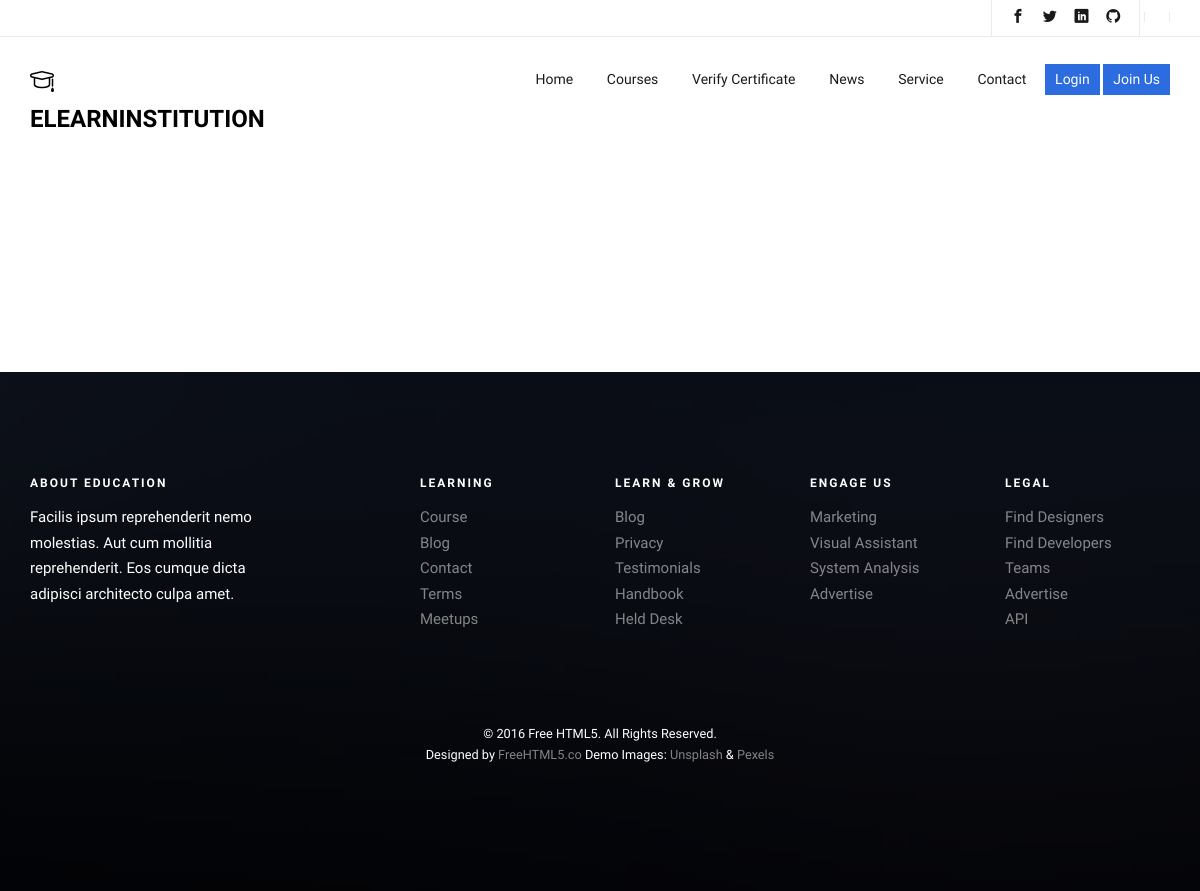
/faculties, run on an earlier commit of the app's database.
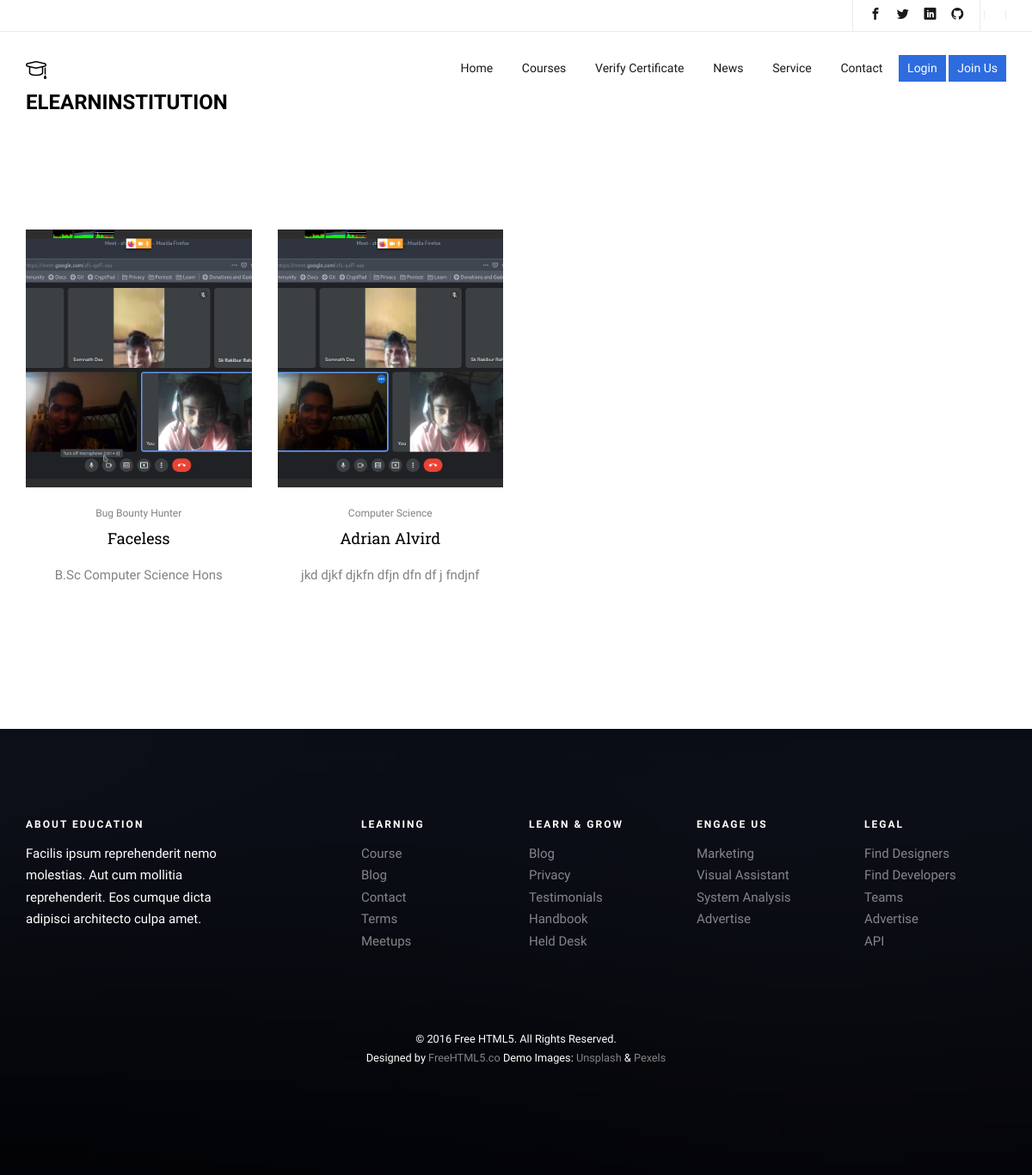
And on a later commit of the database.
### home/models.py (models this page shows)
class Faculties(models.Model):
    name = models.CharField(max_length=50)
    img = models.ImageField(upload_to='pic_fclty')
    desc = models.TextField()
    about = models.TextField()
    fb = models.CharField(max_length=50)
    ig = models.CharField(max_length=50)
    git = models.CharField(max_length=50)
    lnkd = models.CharField(max_length=50)
    twt = models.CharField(max_length=50)

### home/views.py (the view)
# urls.py: path('faculties', views.faculties, name='faculties'),
def faculties(request):
    facultys = Faculties.objects.all()
    return render(request,'teacher.html', {'facultys': facultys})

### templates/teacher.html (shortened to what this page needs)
{% extends 'base.html' %}
{% load static %}
{% static "images" as baseUrl %}
{% block body %}
	<div id="fh5co-staff">
		<div class="container">
			<div class="row">
			{% for faculty in facultys %}
				<div class="col-md-3 text-center">
					<div class="staff">
						<div <a href="#" class="staff-img" style="background-image: url({{faculty.img.url}});">
						</div>
						<span>{{faculty.desc}}</span>
						<h3><a href="#">{{faculty.name}}</a></h3>
						<p>{{faculty.about}}</p>
					</div>
				</div>
				{% endfor %}
			</div>
		</div>
	</div>
{% endblock %}

### templates/base.html (shortened to what this page needs)
{% load static %}
<!DOCTYPE HTML>
<html>
	<head>
<link rel="stylesheet" href="https://cdnjs.cloudflare.com/ajax/libs/font-awesome/4.7.0/css/font-awesome.min.css">
	<link rel="stylesheet" href="{% static 'css/animate.css' %}">
	<link rel="stylesheet" href="{% static 'css/icomoon.css' %}">
	<link rel="stylesheet" href="{% static 'css/bootstrap.css' %}">
	<link rel="stylesheet" href="{% static 'css/magnific-popup.css' %}">
	<link rel="stylesheet" href="{% static 'css/owl.carousel.min.css' %}">
	<link rel="stylesheet" href="{% static 'css/owl.theme.default.min.css' %}">
	<link rel="stylesheet" href="{% static 'css/flexslider.css' %}">
	<link rel="stylesheet" href="{% static 'css/pricing.css' %}">
	<link rel="stylesheet" href="{% static 'css/style.css' %}">
	</head>
	<body>
	<div id="page">
	<nav class="fh5co-nav" role="navigation">
		<div class="top">
			<div class="container">
				<div class="row">
					<div class="col-xs-12 text-right">
						<ul class="fh5co-social">
							<li><a href="#"><i class="icon-facebook2"></i></a></li>
							<li><a href="#"><i class="icon-twitter2"></i></a></li>
							<li><a href="#"><i class="icon-linkedin2"></i></a></li>
							<li><a href="#"><i class="icon-github"></i></a></li>
						</ul>
						<ul class="fh5co-social">
						</ul>
					</div>
				</div>
			</div>
		</div>
		<div class="top-menu">
			<div class="container">
				<div class="row">
					<div class="col-xs-2">
						<div id="fh5co-logo"><a href="/"><i class="icon-study"></i>elearn<span>institution</span></a></div>
					</div>
					<div class="col-xs-10 text-right menu-1">
						<ul>
							<li class="active"><a href="index.html">Home</a></li>
							<li><a href="/course">Courses</a></li>
							<li><a href="/faculties">Verify Certificate</a></li>
							<li><a href="#">News</a></li>
							<li><a href="#">Service</a></li>
							<li><a href="/contact">Contact</a></li>
{% if user.is_authenticated %}
							 <li class="has-dropdown">
							    <a href="#">Profile</a>
							        <ul class="dropdown">
							            <li><a href="#">DashBoard</a></li>
							            <li><a href="#">Settings</a></li>
							    	    <li><a href="/account/signout">Logout</a>	</li>
							    	</ul>
							 </li>
{% else %}
							<li class="btn-cta"><a href="/account/signin"><span>Login</span></a></li>
							<li class="btn-cta"><a href="/account/signup"><span>Join Us</span></a></li>
							{% endif %}
						</ul>
					</div>
				</div>
			</div>
		</div>
	</nav>
{% block body %} {% endblock %}
	<footer id="fh5co-footer" role="contentinfo" style="background-image: url(images/img_bg_4.jpg);">
		<div class="overlay"></div>
		<div class="container">
			<div class="row row-pb-md">
				<div class="col-md-3 fh5co-widget">
					<h3>About Education</h3>
					<p>Facilis ipsum reprehenderit nemo molestias. Aut cum mollitia reprehenderit. Eos cumque dicta adipisci architecto culpa amet.</p>
				</div>
				<div class="col-md-2 col-sm-4 col-xs-6 col-md-push-1 fh5co-widget">
					<h3>Learning</h3>
					<ul class="fh5co-footer-links">
						<li><a href="#">Course</a></li>
						<li><a href="#">Blog</a></li>
						<li><a href="#">Contact</a></li>
						<li><a href="#">Terms</a></li>
						<li><a href="#">Meetups</a></li>
					</ul>
				</div>
				<div class="col-md-2 col-sm-4 col-xs-6 col-md-push-1 fh5co-widget">
					<h3>Learn &amp; Grow</h3>
					<ul class="fh5co-footer-links">
						<li><a href="#">Blog</a></li>
						<li><a href="#">Privacy</a></li>
						<li><a href="#">Testimonials</a></li>
						<li><a href="#">Handbook</a></li>
						<li><a href="#">Held Desk</a></li>
					</ul>
				</div>
				<div class="col-md-2 col-sm-4 col-xs-6 col-md-push-1 fh5co-widget">
					<h3>Engage us</h3>
					<ul class="fh5co-footer-links">
						<li><a href="#">Marketing</a></li>
						<li><a href="#">Visual Assistant</a></li>
						<li><a href="#">System Analysis</a></li>
						<li><a href="#">Advertise</a></li>
					</ul>
				</div>
				<div class="col-md-2 col-sm-4 col-xs-6 col-md-push-1 fh5co-widget">
					<h3>Legal</h3>
					<ul class="fh5co-footer-links">
						<li><a href="#">Find Designers</a></li>
						<li><a href="#">Find Developers</a></li>
						<li><a href="#">Teams</a></li>
						<li><a href="#">Advertise</a></li>
						<li><a href="#">API</a></li>
					</ul>
				</div>
			</div>
			<div class="row copyright">
				<div class="col-md-12 text-center">
					<p>
						<small class="block">&copy; 2016 Free HTML5. All Rights Reserved.</small>
						<small class="block">Designed by <a href="http://freehtml5.co/" target="_blank">FreeHTML5.co</a> Demo Images: <a href="http://unsplash.co/" target="_blank">Unsplash</a> &amp; <a href="https://www.pexels.com/" target="_blank">Pexels</a></small>
					</p>
				</div>
			</div>
		</div>
	</footer>
	</div>
	</body>
</html>

### static/css/icomoon.css (style rules this page uses)
[class^="icon-"], [class*=" icon-"] { font-family: 'icomoon' !important; speak: none; font-style: normal; font-weight: normal; font-variant: normal; text-transform: none; line-height: 1; -webkit-font-smoothing: antialiased; -moz-osx-font-smoothing: grayscale; }
.icon-study:before { content: "\e924"; }
.icon-facebook2:before { content: "\eac0"; }
.icon-twitter2:before { content: "\eac6"; }
.icon-github:before { content: "\eae0"; }
.icon-linkedin2:before { content: "\eaf9"; }

What changed in the data, as far as the page shows it:
added Faculties: img (picture), desc "Bug Bounty Hunter", name "Faceless", about "B.Sc Computer Science Hons"
added Faculties: img (picture), desc "Computer Science", name "Adrian Alvird", about "jkd djkf djkfn dfjn dfn df j fndjnf"
